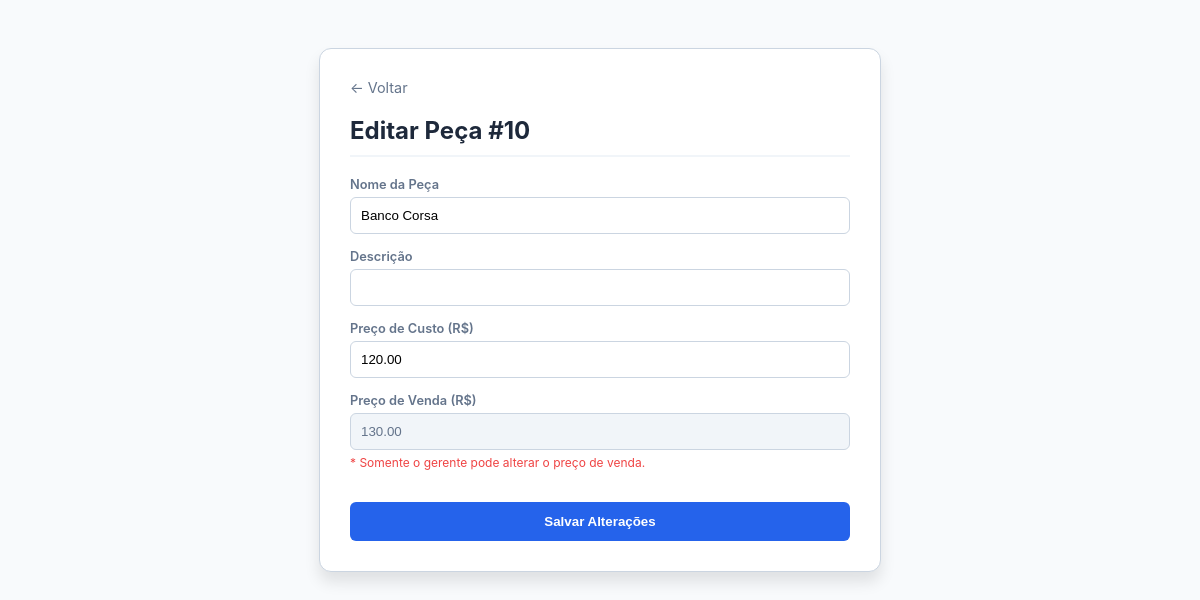
The app's page /EditarPeca.php?id=10 with its own data.
### tables this page shows
CREATE TABLE `pecas` (
  `id_peca` int(11) NOT NULL,
  `nome` varchar(100) NOT NULL,
  `descricao` varchar(150) DEFAULT NULL,
  `preco_venda` decimal(10,2) DEFAULT NULL,
  `preco_custo` decimal(10,2) DEFAULT NULL,
  `id_fornecedor` int(11) DEFAULT NULL
);

### EditarPeca.php (the view, shortened to what this page needs)
<?php
include 'conexao.php';
$id = $_GET['id'];
$resultado = $conn->query("SELECT * FROM pecas WHERE id_peca = $id");
$peca = $resultado->fetch_assoc();
?>
<!DOCTYPE html>
<html>
<head>
</head>
<body>
<div class="form-container">
    <a href="estoquista.php" class="voltar">← Voltar</a>
    <h2>Editar Peça #<?php echo $id; ?></h2>
    <form method="POST">
        <label>Nome da Peça</label>
        <input type="text" name="nome" value="<?php echo $peca['nome']; ?>" required>
        <label>Descrição</label>
        <input type="text" name="descricao" value="<?php echo $peca['descricao']; ?>">
        <label>Preço de Custo (R$)</label>
        <input type="number" step="0.01" name="preco_custo" value="<?php echo $peca['preco_custo']; ?>" required>
        <label>Preço de Venda (R$)</label>
        <input type="number" step="0.01" name="preco_venda" value="<?php echo $peca['preco_venda']; ?>"
            required <?php echo ($_SESSION['perfil'] !== 'GERENTE') ? 'readonly style="background-color: #f1f5f9; cursor: not-allowed; color: #64748b;"' : ''; ?>>
        <?php if ($_SESSION['perfil'] !== 'GERENTE'): ?>
            <p style="color: #ef4444; font-size: 12px; margin-top: 5px;">* Somente o gerente pode alterar o preço de venda.</p>
        <?php endif; ?>
        <button type="submit">Salvar Alterações</button>
    </form>
</div>
</body>
</html>

### EditarPeca.php (style rules this page uses)
body { font-family: 'Inter', sans-serif; background-color: #f8fafc; padding: 40px; }
.form-container { max-width: 500px; margin: auto; background: white; padding: 30px; border-radius: 12px; box-shadow: 0 10px 15px rgba(0,0,0,0.1); border: 1px solid #cbd5e1; }
h2 { color: #1e293b; margin-bottom: 20px; border-bottom: 2px solid #f1f5f9; padding-bottom: 10px; }
label { display: block; font-size: 0.8rem; font-weight: 600; margin-top: 15px; color: #64748b; }
input { width: 100%; padding: 10px; margin-top: 5px; border: 1px solid #cbd5e1; border-radius: 6px; box-sizing: border-box; }
button { width: 100%; background: #2563eb; color: white; padding: 12px; border: none; border-radius: 6px; cursor: pointer; font-weight: 600; margin-top: 20px; }
.voltar { display: block; margin-bottom: 20px; text-decoration: none; color: #64748b; font-size: 0.9rem; }

### records on screen
pecas: nome "Banco Corsa", preco_custo "120.00", preco_venda "130.00"

### other values on screen
$id "10"
